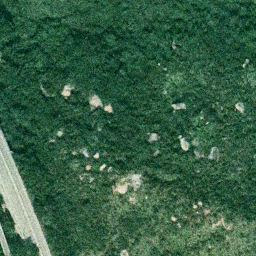
#> input picture projects/Pre change/00000.png, 256 x 256 px, given in place of 00001.png, which was not available
$ jupyter execute --allow-errors 'SLIC with K means and FCM.ipynb'   (text cells are left out)
#> lines starting #> are read from the running program, lines starting #| are printed output that depends on the picture; after the words box and inside, x2 and y2 are one past the last pixel; in counts of white or black regions, pixels touching at a corner belong together; pictures that were not available may be replaced by others from this repository, and a replacement may not be noted
[cell 1]
import numpy as np
import matplotlib.pyplot as plt
from skimage.segmentation import slic,mark_boundaries
from skimage.io import imshow,imread,imsave
from skimage import color
from sklearn.cluster import KMeans

[cell 2]
image = imread('/content/00001.png')
#> image is the input picture: shape (256, 256, 3); mean R, G, B 54.1, 94.5, 68.6
segments = slic(image, n_segments=100, compactness=10,sigma =1)
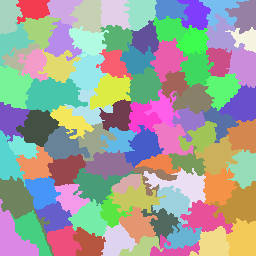
#> segments: shape (256, 256) int64; 90 distinct labels, from 1 to 90; one colour per label, 0 black

# Display the segmented image
imshow(segments)

[cell 3]
reconstructed = mark_boundaries(image, segments)
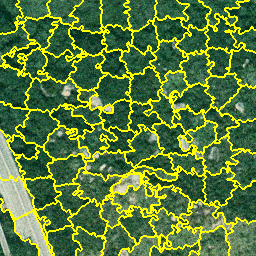
#> reconstructed: shape (256, 256, 3) float64; mean R, G, B 0.356, 0.486, 0.222

# Display the reconstructed image
imshow(reconstructed)

[cell 4]
import numpy as np
from skimage.io import imread
from sklearn.cluster import KMeans
from sklearn.metrics import classification_report


import numpy as np
from skimage.io import imread
from sklearn.cluster import KMeans

def classify_pixels(image, n_clusters, threshold):
    # Flatten the image pixels for clustering
    data = image.reshape((-1, image.shape[-1]))

    # Perform fuzzy c-means clustering
    kmeans = KMeans(n_clusters=n_clusters)
    kmeans.fit(data)
    membership_values = kmeans.predict(data)

    # Classify pixels based on membership values
    classified_image = np.zeros(image.shape[:2], dtype=int)

    for i in range(data.shape[0]):
        max_membership = np.max(membership_values[i])
        cluster_idx = np.argmax(membership_values[i])

        if max_membership > threshold:
            classified_image[i // image.shape[1], i % image.shape[1]] = cluster_idx + 1
        else:
            classified_image[i // image.shape[1], i % image.shape[1]] = 0

    return classified_image

# Example usage
image1 = imread('/content/00001.png')
image2 = imread('/content/0001.png')
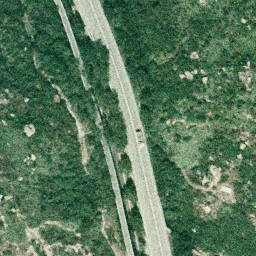
#> input picture projects/Pre change/0001.png, 256 x 256 px, found by its file name
#> image2 is the input picture: shape (256, 256, 3); mean R, G, B 86.5, 117.1, 89.6
n_clusters = 2
threshold = 0.5

classified_image = classify_pixels(image1, n_clusters, threshold)
#> the loop in classify_pixels, `for i in range(data.shape[0]):` made 65536 passes
#> max_membership on passes 1 to 3: 0, 0, 0
#> after the loop in classify_pixels, `for i in range(data.shape[0]):`:
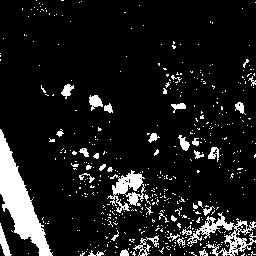
#> classified_image: shape (256, 256) int64; values 0 (black) and 1 (white), 10.8% white; 487 white regions (449 under 20 px), largest, box (x1, y1, x2, y2) and area: (0, 129, 53, 256) 2400, (187, 212, 256, 256) 941, (107, 170, 146, 213) 728

# Display the classified image
imshow(classified_image, cmap='jet')

[cell 5]
import numpy as np
from skimage import io, color
import skfuzzy as fuzz

[cell 6]
def fuzzy_cmeans_change_detection(image1, image2, num_clusters, fuzziness):
    # Load and convert images to grayscale
#> called with image1 = '/content/00001.png', image2 = '/content/0001.png', num_clusters = 2, fuzziness = 2
    img1 = color.rgb2gray(io.imread(image1))
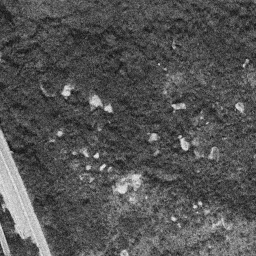
#> img1: shape (256, 256) float64; min 0.0553, max 0.922, mean 0.33
    img2 = color.rgb2gray(io.imread(image2))
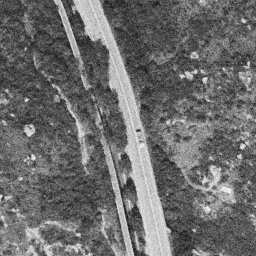
#> img2: shape (256, 256) float64; min 0.0707, max 0.982, mean 0.426

    # Flatten images into 1D arrays
    img1_flat = img1.reshape(-1)
    img2_flat = img2.reshape(-1)

    # Concatenate the two image arrays
    data = np.column_stack((img1_flat, img2_flat))
#> data = 65536 pairs, first value 0.0553 to 0.922, second value 0.0707 to 0.982

    # Perform Fuzzy C-Means clustering
    cntr, u, _, _, _, _, _ = fuzz.cluster.cmeans(
        data.T, num_clusters, fuzziness, error=0.005, maxiter=1000)

    # Calculate the change map
    change_map = np.argmax(u, axis=0).reshape(img1.shape)

    return change_map

# Example usage
image1_path = '/content/00001.png'  # Replace with the path to your first image
image2_path = '/content/0001.png'  # Replace with the path to your second image
num_clusters = 2            # Number of clusters (change and non-change)
fuzziness = 2               # Fuzziness parameter

#> (the rest of this cell did not finish here and is left out)
